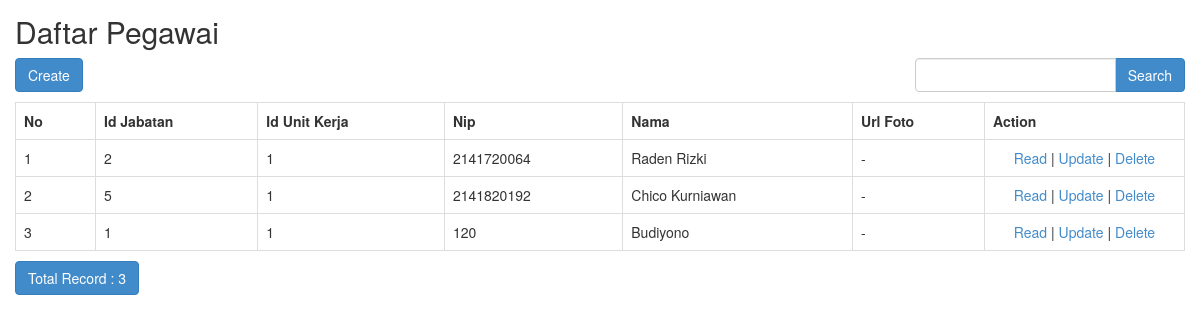
Before: /index.php/pegawai with the older database file.
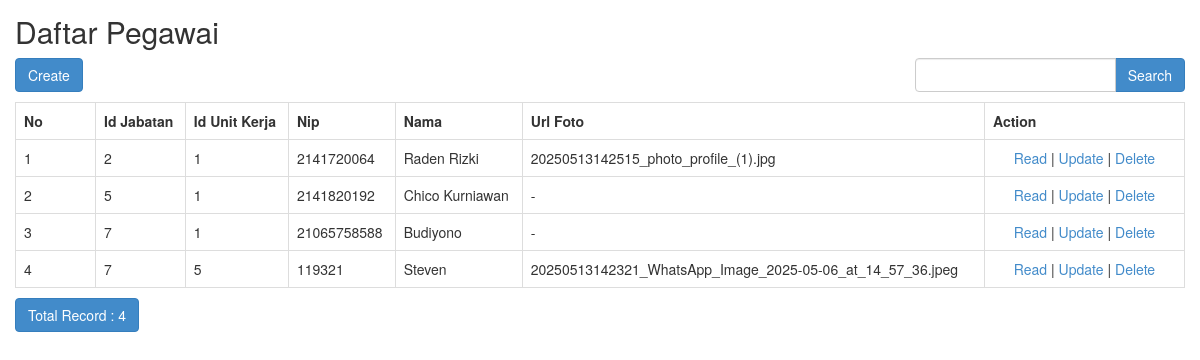
After: the same page with the newer database file.
### tables this page shows
CREATE TABLE `pegawai` (
  `id_pegawai` int(11) NOT NULL,
  `id_jabatan` int(11) DEFAULT NULL,
  `id_unit_kerja` int(11) DEFAULT NULL,
  `nip` varchar(50) NOT NULL,
  `nama` varchar(255) NOT NULL,
  `url_foto` varchar(255) DEFAULT NULL,
  `created_at` timestamp NOT NULL DEFAULT current_timestamp(),
  `updated_at` timestamp NOT NULL DEFAULT current_timestamp() ON UPDATE current_timestamp(),
  `deleted_at` timestamp NULL DEFAULT NULL
);

### application/controllers/Pegawai.php (called while the page is built, shortened)
<?php
class Pegawai extends CI_Controller
{
	function __construct()
	{
		$this->load->model('Pegawai_model');
		$this->load->library('form_validation');
	}
	public function index()
	{
		$q = urldecode($this->input->get('q', TRUE));
		$start = intval($this->input->get('start'));
		if ($q <> '') {
			$config['base_url'] = base_url() . 'pegawai/index.html?q=' . urlencode($q);
			$config['first_url'] = base_url() . 'pegawai/index.html?q=' . urlencode($q);
		} else {
			$config['base_url'] = base_url() . 'pegawai/index.html';
			$config['first_url'] = base_url() . 'pegawai/index.html';
		}
		$config['per_page'] = 10;
		$config['page_query_string'] = TRUE;
		$config['total_rows'] = $this->Pegawai_model->total_rows($q, TRUE);
		$pegawai = $this->Pegawai_model->get_limit_data($config['per_page'], $start, $q, TRUE);
		$this->load->library('pagination');
		$this->pagination->initialize($config);
		$data = array(
			'pegawai_data' => $pegawai,
			'q' => $q,
			'pagination' => $this->pagination->create_links(),
			'total_rows' => $config['total_rows'],
			'start' => $start,
		);
		$this->load->view('pegawai/pegawai_list', $data);
	}
}

### index.php (called while the page is built, shortened)
<?php
require_once BASEPATH.'core/CodeIgniter.php';

### application/config/config.php (called while the page is built, shortened)
<?php
$config['base_url'] = 'http://localhost/sipreti';
$config['index_page'] = '';
$config['uri_protocol']	= 'REQUEST_URI';
$config['url_suffix'] = '.html';
$config['language']	= 'english';
$config['charset'] = 'UTF-8';
$config['enable_hooks'] = FALSE;
$config['subclass_prefix'] = 'MY_';
$config['composer_autoload'] = FALSE;
$config['permitted_uri_chars'] = 'a-z 0-9~%.:_\-';
$config['enable_query_strings'] = FALSE;
$config['controller_trigger'] = 'c';
$config['function_trigger'] = 'm';
$config['directory_trigger'] = 'd';
$config['allow_get_array'] = TRUE;
$config['log_threshold'] = 0;
$config['log_path'] = '';
$config['log_file_extension'] = '';
$config['log_file_permissions'] = 0644;
$config['log_date_format'] = 'Y-m-d H:i:s';
$config['error_views_path'] = '';
$config['cache_path'] = '';
$config['cache_query_string'] = FALSE;
$config['encryption_key'] = 'randomstring';
$config['sess_driver'] = 'files';
$config['sess_cookie_name'] = 'ci_session';
$config['sess_samesite'] = 'Lax';
$config['sess_expiration'] = 7200;
$config['sess_save_path'] = NULL;
$config['sess_match_ip'] = FALSE;
$config['sess_time_to_update'] = 300;
$config['sess_regenerate_destroy'] = FALSE;
$config['cookie_prefix']	= '';
$config['cookie_domain']	= '';
$config['cookie_path']		= '/';
$config['cookie_secure']	= FALSE;
$config['cookie_httponly'] 	= FALSE;
$config['cookie_samesite'] 	= 'Lax';
$config['standardize_newlines'] = FALSE;
$config['global_xss_filtering'] = TRUE;
$config['csrf_protection'] = FALSE;
$config['csrf_token_name'] = 'csrf_test_name';
$config['csrf_cookie_name'] = 'csrf_cookie_name';
$config['csrf_expire'] = 7200;
$config['csrf_regenerate'] = TRUE;
$config['csrf_exclude_uris'] = array();
$config['compress_output'] = FALSE;
$config['time_reference'] = 'local';
$config['rewrite_short_tags'] = FALSE;
$config['proxy_ips'] = '';

### application/models/Pegawai_model.php (called while the page is built, shortened)
<?php
class Pegawai_model extends CI_Model
{
	public $table = 'pegawai';
	function total_rows($q = NULL, $onlyActive = FALSE)
	{
		$this->db->like('nama', $q);
		if ($onlyActive) {
			$this->db->where('(deleted_at IS NULL OR deleted_at = "")');
		}
		return $this->db->count_all_results($this->table);
	}
	public function get_limit_data($limit, $start = 0, $q = NULL, $onlyActive = FALSE)
	{
		$this->db->or_like('nama', $q);
		if ($onlyActive) {
			$this->db->where('(deleted_at IS NULL OR deleted_at = "")');
		}
		$this->db->limit($limit, $start);
		return $this->db->get($this->table)->result();
	}
}

### application/views/pegawai/pegawai_list.php (the view, shortened to what the changed rows need)
<!doctype html>
<html>
    <head>
        <link rel="stylesheet" href="<?php echo base_url('assets/bootstrap/css/bootstrap.min.css') ?>"/>
    </head>
    <body>
        <h2 style="margin-top:0px">Daftar Pegawai</h2>
        <table class="table table-bordered" style="margin-bottom: 10px">
            <tr>
                <th>No</th>
		<th>Id Jabatan</th>
		<th>Id Unit Kerja</th>
		<th>Nip</th>
		<th>Nama</th>
		<th>Url Foto</th>
		<th>Action</th>
            </tr><?php
            foreach ($pegawai_data as $pegawai)
            {
                ?>
                <tr>
			<td width="80px"><?php echo ++$start ?></td>
			<td><?php echo $pegawai->id_jabatan ?></td>
			<td><?php echo $pegawai->id_unit_kerja ?></td>
			<td><?php echo $pegawai->nip ?></td>
			<td><?php echo $pegawai->nama ?></td>
			<td><?php echo $pegawai->url_foto ?></td>
			<td style="text-align:center" width="200px">
				<?php
				echo anchor(site_url('pegawai/read/'.$pegawai->id_pegawai),'Read');
				echo ' | ';
				echo anchor(site_url('pegawai/update/'.$pegawai->id_pegawai),'Update');
				echo ' | ';
				echo anchor(site_url('pegawai/delete/'.$pegawai->id_pegawai),'Delete','onclick="javasciprt: return confirm(\'Are You Sure ?\')"');
				?>
			</td>
		</tr>
                <?php
            }
            ?>
        </table>
        <div class="row">
            <div class="col-md-6">
                <a href="#" class="btn btn-primary">Total Record : <?php echo $total_rows ?></a>
	    </div>
        </div>
    </body>
</html>

Changed rows visible on the page:
changed pegawai "Raden Rizki": url_foto "-" → "20250513142515_photo_profile_(1).jpg"
changed pegawai "Budiyono": id_jabatan "1" → "7"; nip "120" → "21065758588"
added pegawai: id_jabatan "7", id_unit_kerja "5", nip "119321", nama "Steven", url_foto "20250513142321_WhatsApp_Image_2025-05-06_at_14_57_36.jpeg", id_pegawai "Read", id_pegawai "Update", id_pegawai "Delete"
Other visible differences:
$total_rows: "3" → "4"
